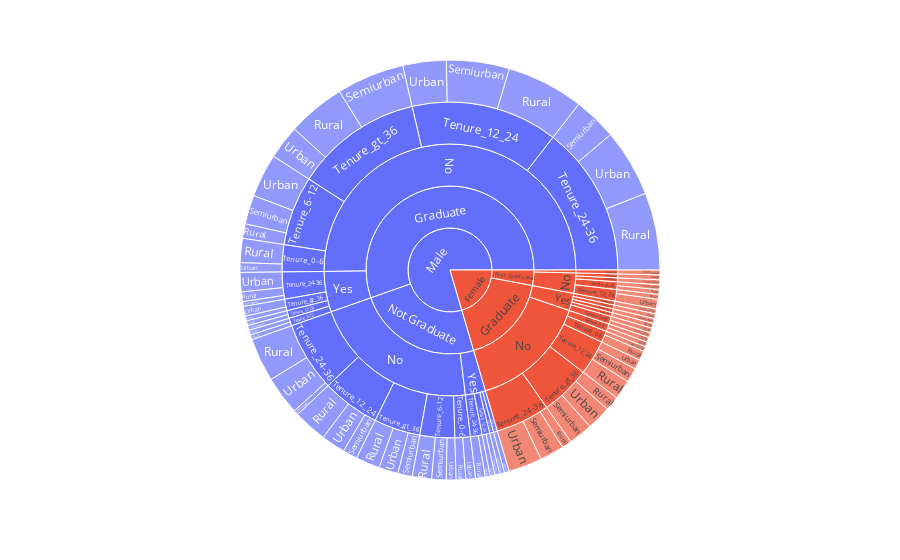

This figure's notebook cell:
### Code cell
fig = px.sunburst(Bank_Yes, path=["Gender",'Education','Self_Employed',
                                    'Tenure_group','Property_Area'])
fig.show()

### Figure 1 — Plotly figure (JSON) as saved in the notebook; plotly's stock layout.template omitted (floating-point values rounded to 4 significant figures)
{"data": [{"branchvalues": "total", "domain": {"x": [0, 1], "y": [0, 1]}, "hovertemplate": "labels=%{label}<br>count=%{value}<br>parent=%{parent}<br>id=%{id}<extra></extra>", "ids": ["Female/Graduate/No/Tenure_0-6/Rural", "Male/Graduate/No/Tenure_0-6/Rural", "Male/Not Graduate/No/Tenure_0-6/Rural", "Female/Graduate/Yes/Tenure_0-6/Rural", "Female/Graduate/No/Tenure_12_24/Rural", "Male/Graduate/No/Tenure_12_24/Rural", "Female/Not Graduate/No/Tenure_12_24/Rural", "Male/Not Graduate/No/Tenure_12_24/Rural", "Male/Graduate/Yes/Tenure_12_24/Rural", "Male/Not Graduate/Yes/Tenure_12_24/Rural", "Female/Graduate/No/Tenure_24-36/Rural", "Male/Graduate/No/Tenure_24-36/Rural", "Male/Not Graduate/No/Tenure_24-36/Rural", "Male/Graduate/Yes/Tenure_24-36/Rural", "Male/Not Graduate/Yes/Tenure_24-36/Rural", "Female/Graduate/No/Tenure_6-12/Rural", "Male/Graduate/No/Tenure_6-12/Rural", "Male/Not Graduate/No/Tenure_6-12/Rural", "Female/Graduate/Yes/Tenure_6-12/Rural", "Male/Graduate/Yes/Tenure_6-12/Rural", "Female/Graduate/No/Tenure_gt_36/Rural", "Male/Graduate/No/Tenure_gt_36/Rural", "Female/Not Graduate/No/Tenure_gt_36/Rural", "Male/Not Graduate/No/Tenure_gt_36/Rural", "Male/Graduate/Yes/Tenure_gt_36/Rural", "Female/Graduate/No/Tenure_0-6/Semiurban", "Female/Not Graduate/Yes/Tenure_0-6/Semiurban", "Female/Graduate/No/Tenure_12_24/Semiurban", "Male/Graduate/No/Tenure_12_24/Semiurban", "Male/Not Graduate/No/Tenure_12_24/Semiurban", "Female/Graduate/Yes/Tenure_12_24/Semiurban", "Male/Graduate/Yes/Tenure_12_24/Semiurban", "Male/Not Graduate/Yes/Tenure_12_24/Semiurban", "Female/Graduate/No/Tenure_24-36/Semiurban", "Male/Graduate/No/Tenure_24-36/Semiurban", "Female/Not Graduate/No/Tenure_24-36/Semiurban", "Male/Not Graduate/No/Tenure_24-36/Semiurban", "Female/Graduate/Yes/Tenure_24-36/Semiurban", "Male/Graduate/Yes/Tenure_24-36/Semiurban", "Male/Graduate/No/Tenure_6-12/Semiurban", "Male/Not Graduate/No/Tenure_6-12/Semiurban", "Male/Not Graduate/Yes/Tenure_6-12/Semiurban", "Female/Graduate/No/Tenure_gt_36/Semiurban", "Male/Graduate/No/Tenure_gt_36/Semiurban", "Female/Not Graduate/No/Tenure_gt_36/Semiurban", "Male/Not Graduate/No/Tenure_gt_36/Semiurban", "Female/Graduate/Yes/Tenure_gt_36/Semiurban", "Male/Graduate/No/Tenure_0-6/Urban", "Male/Not Graduate/No/Tenure_0-6/Urban", "Female/Graduate/No/Tenure_12_24/Urban", "Male/Graduate/No/Tenure_12_24/Urban", "Female/Not Graduate/No/Tenure_12_24/Urban", "Male/Not Graduate/No/Tenure_12_24/Urban", "Female/Graduate/No/Tenure_24-36/Urban", "Male/Graduate/No/Tenure_24-36/Urban", "Male/Not Graduate/No/Tenure_24-36/Urban", "Female/Graduate/Yes/Tenure_24-36/Urban", "Male/Graduate/Yes/Tenure_24-36/Urban", "Male/Not Graduate/Yes/Tenure_24-36/Urban", "Female/Graduate/No/Tenure_6-12/Urban", "Male/Graduate/No/Tenure_6-12/Urban", "Female/Not Graduate/No/Tenure_6-12/Urban", "Male/Not Graduate/No/Tenure_6-12/Urban", "Male/Graduate/Yes/Tenure_6-12/Urban", "Female/Graduate/No/Tenure_gt_36/Urban", "Male/Graduate/No/Tenure_gt_36/Urban", "Male/Not Graduate/No/Tenure_gt_36/Urban", "Male/Graduate/Yes/Tenure_gt_36/Urban", "Male/Not Graduate/Yes/Tenure_gt_36/Urban", "Female/Graduate/No/Tenure_0-6", "Male/Graduate/No/Tenure_0-6", "Male/Not Graduate/No/Tenure_0-6", "Female/Graduate/Yes/Tenure_0-6", "Female/Not Graduate/Yes/Tenure_0-6", "Female/Graduate/No/Tenure_12_24", "Male/Graduate/No/Tenure_12_24", "Female/Not Graduate/No/Tenure_12_24", "Male/Not Graduate/No/Tenure_12_24", "Female/Graduate/Yes/Tenure_12_24", "Male/Graduate/Yes/Tenure_12_24", "Male/Not Graduate/Yes/Tenure_12_24", "Female/Graduate/No/Tenure_24-36", "Male/Graduate/No/Tenure_24-36", "Female/Not Graduate/No/Tenure_24-36", "Male/Not Graduate/No/Tenure_24-36", "Female/Graduate/Yes/Tenure_24-36", "Male/Graduate/Yes/Tenure_24-36", "Male/Not Graduate/Yes/Tenure_24-36", "Female/Graduate/No/Tenure_6-12", "Male/Graduate/No/Tenure_6-12", "Female/Not Graduate/No/Tenure_6-12", "Male/Not Graduate/No/Tenure_6-12", "Female/Graduate/Yes/Tenure_6-12", "Male/Graduate/Yes/Tenure_6-12", "Male/Not Graduate/Yes/Tenure_6-12", "Female/Graduate/No/Tenure_gt_36", "Male/Graduate/No/Tenure_gt_36", "Female/Not Graduate/No/Tenure_gt_36", "Male/Not Graduate/No/Tenure_gt_36", "Female/Graduate/Yes/Tenure_gt_36", "Male/Graduate/Yes/Tenure_gt_36", "Male/Not Graduate/Yes/Tenure_gt_36", "Female/Graduate/No", "Male/Graduate/No", "Female/Not Graduate/No", "Male/Not Graduate/No", "Female/Graduate/Yes", "Male/Graduate/Yes", "Female/Not Graduate/Yes", "Male/Not Graduate/Yes", "Female/Graduate", "Male/Graduate", "Female/Not Graduate", "Male/Not Graduate", "Female", "Male"], "labels": ["Rural", "Rural", "Rural", "Rural", "Rural", "Rural", "Rural", "Rural", "Rural", "Rural", "Rural", "Rural", "Rural", "Rural", "Rural", "Rural", "Rural", "Rural", "Rural", "Rural", "Rural", "Rural", "Rural", "Rural", "Rural", "Semiurban", "Semiurban", "Semiurban", "Semiurban", "Semiurban", "Semiurban", "Semiurban", "Semiurban", "Semiurban", "Semiurban", "Semiurban", "Semiurban", "Semiurban", "Semiurban", "Semiurban", "Semiurban", "Semiurban", "Semiurban", "Semiurban", "Semiurban", "Semiurban", "Semiurban", "Urban", "Urban", "Urban", "Urban", "Urban", "Urban", "Urban", "Urban", "Urban", "Urban", "Urban", "Urban", "Urban", "Urban", "Urban", "Urban", "Urban", "Urban", "Urban", "Urban", "Urban", "Urban", "Tenure_0-6", "Tenure_0-6", "Tenure_0-6", "Tenure_0-6", "Tenure_0-6", "Tenure_12_24", "Tenure_12_24", "Tenure_12_24", "Tenure_12_24", "Tenure_12_24", "Tenure_12_24", "Tenure_12_24", "Tenure_24-36", "Tenure_24-36", "Tenure_24-36", "Tenure_24-36", "Tenure_24-36", "Tenure_24-36", "Tenure_24-36", "Tenure_6-12", "Tenure_6-12", "Tenure_6-12", "Tenure_6-12", "Tenure_6-12", "Tenure_6-12", "Tenure_6-12", "Tenure_gt_36", "Tenure_gt_36", "Tenure_gt_36", "Tenure_gt_36", "Tenure_gt_36", "Tenure_gt_36", "Tenure_gt_36", "No", "No", "No", "No", "Yes", "Yes", "Yes", "Yes", "Graduate", "Graduate", "Not Graduate", "Not Graduate", "Female", "Male"], "name": "", "parents": ["Female/Graduate/No/Tenure_0-6", "Male/Graduate/No/Tenure_0-6", "Male/Not Graduate/No/Tenure_0-6", "Female/Graduate/Yes/Tenure_0-6", "Female/Graduate/No/Tenure_12_24", "Male/Graduate/No/Tenure_12_24", "Female/Not Graduate/No/Tenure_12_24", "Male/Not Graduate/No/Tenure_12_24", "Male/Graduate/Yes/Tenure_12_24", "Male/Not Graduate/Yes/Tenure_12_24", "Female/Graduate/No/Tenure_24-36", "Male/Graduate/No/Tenure_24-36", "Male/Not Graduate/No/Tenure_24-36", "Male/Graduate/Yes/Tenure_24-36", "Male/Not Graduate/Yes/Tenure_24-36", "Female/Graduate/No/Tenure_6-12", "Male/Graduate/No/Tenure_6-12", "Male/Not Graduate/No/Tenure_6-12", "Female/Graduate/Yes/Tenure_6-12", "Male/Graduate/Yes/Tenure_6-12", "Female/Graduate/No/Tenure_gt_36", "Male/Graduate/No/Tenure_gt_36", "Female/Not Graduate/No/Tenure_gt_36", "Male/Not Graduate/No/Tenure_gt_36", "Male/Graduate/Yes/Tenure_gt_36", "Female/Graduate/No/Tenure_0-6", "Female/Not Graduate/Yes/Tenure_0-6", "Female/Graduate/No/Tenure_12_24", "Male/Graduate/No/Tenure_12_24", "Male/Not Graduate/No/Tenure_12_24", "Female/Graduate/Yes/Tenure_12_24", "Male/Graduate/Yes/Tenure_12_24", "Male/Not Graduate/Yes/Tenure_12_24", "Female/Graduate/No/Tenure_24-36", "Male/Graduate/No/Tenure_24-36", "Female/Not Graduate/No/Tenure_24-36", "Male/Not Graduate/No/Tenure_24-36", "Female/Graduate/Yes/Tenure_24-36", "Male/Graduate/Yes/Tenure_24-36", "Male/Graduate/No/Tenure_6-12", "Male/Not Graduate/No/Tenure_6-12", "Male/Not Graduate/Yes/Tenure_6-12", "Female/Graduate/No/Tenure_gt_36", "Male/Graduate/No/Tenure_gt_36", "Female/Not Graduate/No/Tenure_gt_36", "Male/Not Graduate/No/Tenure_gt_36", "Female/Graduate/Yes/Tenure_gt_36", "Male/Graduate/No/Tenure_0-6", "Male/Not Graduate/No/Tenure_0-6", "Female/Graduate/No/Tenure_12_24", "Male/Graduate/No/Tenure_12_24", "Female/Not Graduate/No/Tenure_12_24", "Male/Not Graduate/No/Tenure_12_24", "Female/Graduate/No/Tenure_24-36", "Male/Graduate/No/Tenure_24-36", "Male/Not Graduate/No/Tenure_24-36", "Female/Graduate/Yes/Tenure_24-36", "Male/Graduate/Yes/Tenure_24-36", "Male/Not Graduate/Yes/Tenure_24-36", "Female/Graduate/No/Tenure_6-12", "Male/Graduate/No/Tenure_6-12", "Female/Not Graduate/No/Tenure_6-12", "Male/Not Graduate/No/Tenure_6-12", "Male/Graduate/Yes/Tenure_6-12", "Female/Graduate/No/Tenure_gt_36", "Male/Graduate/No/Tenure_gt_36", "Male/Not Graduate/No/Tenure_gt_36", "Male/Graduate/Yes/Tenure_gt_36", "Male/Not Graduate/Yes/Tenure_gt_36", "Female/Graduate/No", "Male/Graduate/No", "Male/Not Graduate/No", "Female/Graduate/Yes", "Female/Not Graduate/Yes", "Female/Graduate/No", "Male/Graduate/No", "Female/Not Graduate/No", "Male/Not Graduate/No", "Female/Graduate/Yes", "Male/Graduate/Yes", "Male/Not Graduate/Yes", "Female/Graduate/No", "Male/Graduate/No", "Female/Not Graduate/No", "Male/Not Graduate/No", "Female/Graduate/Yes", "Male/Graduate/Yes", "Male/Not Graduate/Yes", "Female/Graduate/No", "Male/Graduate/No", "Female/Not Graduate/No", "Male/Not Graduate/No", "Female/Graduate/Yes", "Male/Graduate/Yes", "Male/Not Graduate/Yes", "Female/Graduate/No", "Male/Graduate/No", "Female/Not Graduate/No", "Male/Not Graduate/No", "Female/Graduate/Yes", "Male/Graduate/Yes", "Male/Not Graduate/Yes", "Female/Graduate", "Male/Graduate", "Female/Not Graduate", "Male/Not Graduate", "Female/Graduate", "Male/Graduate", "Female/Not Graduate", "Male/Not Graduate", "Female", "Male", "Female", "Male", "", ""], "type": "sunburst", "values": [2, 5, 2, 1, 4, 16, 1, 7, 1, 1, 2, 16, 9, 2, 2, 1, 3, 4, 1, 1, 3, 12, 1, 5, 1, 1, 1, 3, 13, 3, 1, 1, 1, 5, 9, 1, 1, 1, 1, 6, 3, 1, 5, 14, 1, 3, 1, 2, 2, 2, 9, 2, 5, 7, 14, 8, 1, 4, 1, 1, 9, 1, 2, 1, 5, 7, 4, 2, 1, 3, 7, 4, 1, 1, 9, 38, 3, 15, 1, 2, 2, 14, 39, 1, 18, 2, 7, 3, 2, 18, 1, 9, 1, 2, 1, 13, 33, 2, 12, 1, 3, 1, 41, 135, 7, 58, 6, 14, 1, 7, 47, 149, 8, 65, 55, 214]}], "layout": {"legend": {"tracegroupgap": 0}, "margin": {"t": 60}}}
